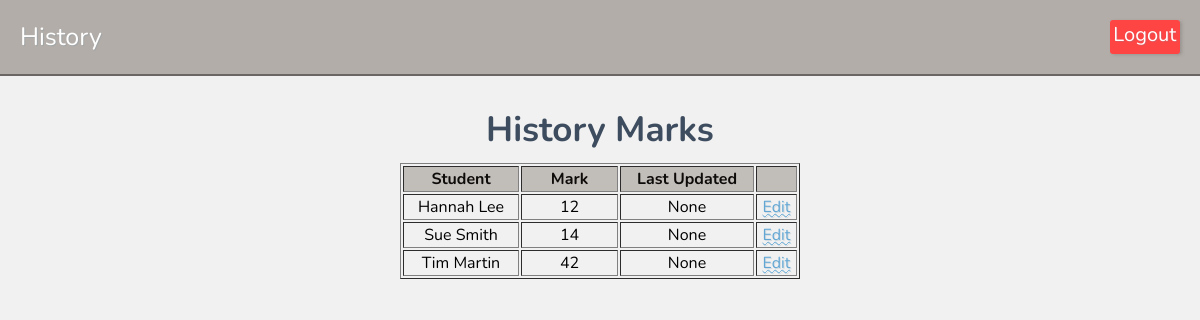
Screenshot of /subject/3 (signed in) with the database file from the repository.
### tables this page shows
CREATE TABLE "subject" (`id` INTEGER PRIMARY KEY AUTOINCREMENT, `subject` TEXT);

CREATE TABLE "marks"(id INTEGER PRIMARY KEY AUTOINCREMENT,
student_id INTEGER, `subject_id` INTEGER,
subject TEXT NOT NULL,
"marks" INTEGER,
last_updated TIMESTAMP DEFAULT CURRENT_TIMESTAMP);

CREATE TABLE "students"(id INTEGER PRIMARY KEY AUTOINCREMENT,
"firstname" TEXT NOT NULL,
"lastname" TEXT NOT NULL);

### app.py (the view)
@app.route('/subject/<int:subject_id>')
def subject(subject_id):
    if 'user_id' not in session:
        return redirect(url_for('login'))
    db = get_db()
    try:
        subj_cols = [r[1] for r in db.execute("PRAGMA table_info(subject)").fetchall()]
    except sqlite3.OperationalError:
        subj_cols = []
    if 'name' in subj_cols:
        subject = db.execute('SELECT id, name as subject FROM subject WHERE id = ?', (subject_id,)).fetchone()
    elif 'subject' in subj_cols:
        subject = db.execute('SELECT id, subject as subject FROM subject WHERE id = ?', (subject_id,)).fetchone()
    else:
        subject = {'id': subject_id, 'subject': 'Unknown'}
    marks = db.execute('''
        SELECT m.id as id, m.marks as marks, m.last_updated as last_updated,
               s.id as student_id, s.firstname as firstname, s.lastname as lastname
        FROM Marks m
        JOIN students s ON m.student_id = s.id
        WHERE m.subject_id = ?
        ORDER BY s.firstname ASC
    ''', (subject_id,)).fetchall()
    edit_mark_id = request.args.get('edit')
    return render_template('subject.html', subject=subject, marks=marks, edit_mark_id=edit_mark_id)

### app.py (called while the page is built)
def get_db():
    db = sqlite3.connect('database/student_mark.db')
    db.row_factory = sqlite3.Row
    return db

### templates/subject.html
{% extends "base.html" %}
{% block text %}{{ subject['subject'] }}{% endblock text %}
{% block content %}
<h2 class="heading2">{{ subject['subject'] }} Marks</h2>
<table border="1">
    <thead>
        <tr>
            <th>Student</th>
            <th>Mark</th>
            <th>Last Updated</th>
            <th></th>
        </tr>
    </thead>
    <tbody>
        {% for mark in marks %}
        <tr>
            <td>{{ mark['firstname'] }} {{ mark['lastname'] }}</td>
            <td>{{ mark['marks'] }}</td>
            <td>{{ mark['last_updated'] }}</td>
            <td>
                {% if edit_mark_id and edit_mark_id|int == mark['id'] %}
                <form action="{{ url_for('edit_subject', mark_id=mark['id']) }}" method="post" style="display:flex; gap:6px; align-items:center;">
                    <span>{{ subject['subject'] }}</span>
                    <input name="mark" type="number" min="0" max="100" value="{{ mark['marks'] }}" required>
                    <button type="submit">Save</button>
                    <a href="{{ url_for('subject', subject_id=subject['id']) }}" style="margin-left:6px;">Cancel</a>
                </form>
                {% else %}
                <a href="{{ url_for('subject', subject_id=subject['id'], edit=mark['id']) }}">Edit</a>
                {% endif %}
            </td>
        </tr>
        {% endfor %}
    </tbody>
</table>
{% endblock content %}

### static/css/style.css (style rules this page uses)
body { margin: 0; padding: 0; font-family: "Nunito"; background-image:url('https://imgh.in/host/sce4o3'); background-repeat:repeat; background-size:40%; background-color: #f0f0f0ec; background-blend-mode: lighten; }
.heading2 { margin-top:-10px; padding:0; color:#3d4c5e; text-align:center; align-items: center; font-size:35px; margin-bottom:0px; }
* { box-sizing: border-box; }
table { margin-left:auto; margin-right:auto; margin-top:10px; width:400px; }
th { background-color: #756b6164; color:rgb(14, 12, 10); }
tr { text-align:center; }
table td:nth-child(2) { width:25%; }
a { text-decoration: underline wavy 0.5px; color: #62a7d4; text-shadow: 1px 1px #658ca734; }

### rows the page displays
subject: subject "History"
marks: firstname "Hannah", lastname "Lee", marks "12", last_updated "None"
marks: firstname "Sue", lastname "Smith", marks "14", last_updated "None"
marks: firstname "Tim", lastname "Martin", marks "42", last_updated "None"
